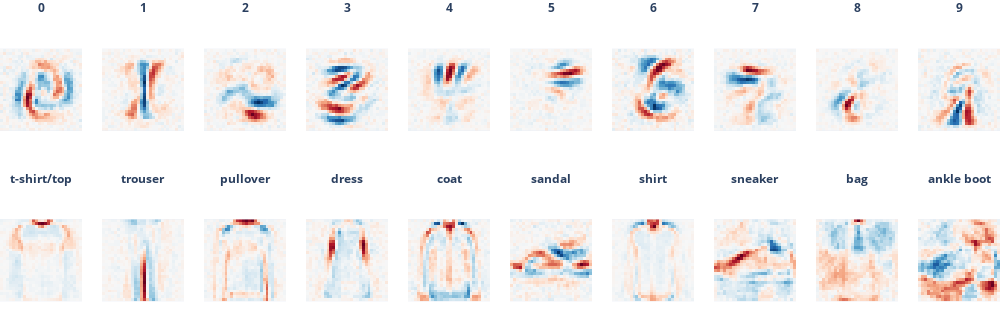

Notebook cell for this chart:
### Code cell
# Same as above, but show all classes

# Decompose the eigenvalues and eigenvectors
mnist_vals, mnist_vecs = mnist_model.decompose()
fmnist_vals, fmnist_vecs = fmnist_model.decompose()

vecs = torch.cat([mnist_vecs[:, -1], fmnist_vecs[:, -1]])
vecs /= (
    vecs.abs().max(1, keepdim=True).values
)  # Normalize eigenvectors to [-1, 1] for visualization

color = dict(color_continuous_scale="RdBu", color_continuous_midpoint=0.0)
fig = px.imshow(
    vecs.view(-1, 28, 28).cpu(),
    facet_col=0,
    facet_col_wrap=10,
    height=330,
    width=1000,
    facet_row_spacing=0.1,
    **color,
)
fig.update_layout(coloraxis_showscale=False, margin=dict(l=0, r=0, b=0, t=20))
fig.update_xaxes(visible=False)
fig.update_yaxes(visible=False)

labels = fmnist_labels + mnist_labels
[
    a.update(text=f"<b>{labels[i]}</b>", y=a["y"] + 0.005)
    for i, a in enumerate(fig.layout.annotations)
]
fig.show()

### Figure 1 — Plotly figure (JSON) as saved in the notebook; plotly's stock layout.template omitted (floating-point values rounded to 4 significant figures; data arrays with more than 128 entries replaced by an {"elided": "..."} marker saying what was removed)
{"data": [{"coloraxis": "coloraxis", "hovertemplate": "x: %{x}<br>y: %{y}<br>color: %{z}<extra></extra>", "name": "0", "type": "heatmap", "xaxis": "x11", "yaxis": "y11", "z": {"elided": "28x28 float values"}}, {"coloraxis": "coloraxis", "hovertemplate": "x: %{x}<br>y: %{y}<br>color: %{z}<extra></extra>", "name": "1", "type": "heatmap", "xaxis": "x12", "yaxis": "y12", "z": {"elided": "28x28 float values"}}, {"coloraxis": "coloraxis", "hovertemplate": "x: %{x}<br>y: %{y}<br>color: %{z}<extra></extra>", "name": "2", "type": "heatmap", "xaxis": "x13", "yaxis": "y13", "z": {"elided": "28x28 float values"}}, {"coloraxis": "coloraxis", "hovertemplate": "x: %{x}<br>y: %{y}<br>color: %{z}<extra></extra>", "name": "3", "type": "heatmap", "xaxis": "x14", "yaxis": "y14", "z": {"elided": "28x28 float values"}}, {"coloraxis": "coloraxis", "hovertemplate": "x: %{x}<br>y: %{y}<br>color: %{z}<extra></extra>", "name": "4", "type": "heatmap", "xaxis": "x15", "yaxis": "y15", "z": {"elided": "28x28 float values"}}, {"coloraxis": "coloraxis", "hovertemplate": "x: %{x}<br>y: %{y}<br>color: %{z}<extra></extra>", "name": "5", "type": "heatmap", "xaxis": "x16", "yaxis": "y16", "z": {"elided": "28x28 float values"}}, {"coloraxis": "coloraxis", "hovertemplate": "x: %{x}<br>y: %{y}<br>color: %{z}<extra></extra>", "name": "6", "type": "heatmap", "xaxis": "x17", "yaxis": "y17", "z": {"elided": "28x28 float values"}}, {"coloraxis": "coloraxis", "hovertemplate": "x: %{x}<br>y: %{y}<br>color: %{z}<extra></extra>", "name": "7", "type": "heatmap", "xaxis": "x18", "yaxis": "y18", "z": {"elided": "28x28 float values"}}, {"coloraxis": "coloraxis", "hovertemplate": "x: %{x}<br>y: %{y}<br>color: %{z}<extra></extra>", "name": "8", "type": "heatmap", "xaxis": "x19", "yaxis": "y19", "z": {"elided": "28x28 float values"}}, {"coloraxis": "coloraxis", "hovertemplate": "x: %{x}<br>y: %{y}<br>color: %{z}<extra></extra>", "name": "9", "type": "heatmap", "xaxis": "x20", "yaxis": "y20", "z": {"elided": "28x28 float values"}}, {"coloraxis": "coloraxis", "hovertemplate": "x: %{x}<br>y: %{y}<br>color: %{z}<extra></extra>", "name": "10", "type": "heatmap", "xaxis": "x", "yaxis": "y", "z": {"elided": "28x28 float values"}}, {"coloraxis": "coloraxis", "hovertemplate": "x: %{x}<br>y: %{y}<br>color: %{z}<extra></extra>", "name": "11", "type": "heatmap", "xaxis": "x2", "yaxis": "y2", "z": {"elided": "28x28 float values"}}, {"coloraxis": "coloraxis", "hovertemplate": "x: %{x}<br>y: %{y}<br>color: %{z}<extra></extra>", "name": "12", "type": "heatmap", "xaxis": "x3", "yaxis": "y3", "z": {"elided": "28x28 float values"}}, {"coloraxis": "coloraxis", "hovertemplate": "x: %{x}<br>y: %{y}<br>color: %{z}<extra></extra>", "name": "13", "type": "heatmap", "xaxis": "x4", "yaxis": "y4", "z": {"elided": "28x28 float values"}}, {"coloraxis": "coloraxis", "hovertemplate": "x: %{x}<br>y: %{y}<br>color: %{z}<extra></extra>", "name": "14", "type": "heatmap", "xaxis": "x5", "yaxis": "y5", "z": {"elided": "28x28 float values"}}, {"coloraxis": "coloraxis", "hovertemplate": "x: %{x}<br>y: %{y}<br>color: %{z}<extra></extra>", "name": "15", "type": "heatmap", "xaxis": "x6", "yaxis": "y6", "z": {"elided": "28x28 float values"}}, {"coloraxis": "coloraxis", "hovertemplate": "x: %{x}<br>y: %{y}<br>color: %{z}<extra></extra>", "name": "16", "type": "heatmap", "xaxis": "x7", "yaxis": "y7", "z": {"elided": "28x28 float values"}}, {"coloraxis": "coloraxis", "hovertemplate": "x: %{x}<br>y: %{y}<br>color: %{z}<extra></extra>", "name": "17", "type": "heatmap", "xaxis": "x8", "yaxis": "y8", "z": {"elided": "28x28 float values"}}, {"coloraxis": "coloraxis", "hovertemplate": "x: %{x}<br>y: %{y}<br>color: %{z}<extra></extra>", "name": "18", "type": "heatmap", "xaxis": "x9", "yaxis": "y9", "z": {"elided": "28x28 float values"}}, {"coloraxis": "coloraxis", "hovertemplate": "x: %{x}<br>y: %{y}<br>color: %{z}<extra></extra>", "name": "19", "type": "heatmap", "xaxis": "x10", "yaxis": "y10", "z": {"elided": "28x28 float values"}}], "layout": {"annotations": [{"font": {}, "showarrow": false, "text": "<b>t-shirt/top</b>", "x": 0.041, "xanchor": "center", "xref": "paper", "y": 0.455, "yanchor": "bottom", "yref": "paper"}, {"font": {}, "showarrow": false, "text": "<b>trouser</b>", "x": 0.143, "xanchor": "center", "xref": "paper", "y": 0.455, "yanchor": "bottom", "yref": "paper"}, {"font": {}, "showarrow": false, "text": "<b>pullover</b>", "x": 0.245, "xanchor": "center", "xref": "paper", "y": 0.455, "yanchor": "bottom", "yref": "paper"}, {"font": {}, "showarrow": false, "text": "<b>dress</b>", "x": 0.347, "xanchor": "center", "xref": "paper", "y": 0.455, "yanchor": "bottom", "yref": "paper"}, {"font": {}, "showarrow": false, "text": "<b>coat</b>", "x": 0.449, "xanchor": "center", "xref": "paper", "y": 0.455, "yanchor": "bottom", "yref": "paper"}, {"font": {}, "showarrow": false, "text": "<b>sandal</b>", "x": 0.551, "xanchor": "center", "xref": "paper", "y": 0.455, "yanchor": "bottom", "yref": "paper"}, {"font": {}, "showarrow": false, "text": "<b>shirt</b>", "x": 0.653, "xanchor": "center", "xref": "paper", "y": 0.455, "yanchor": "bottom", "yref": "paper"}, {"font": {}, "showarrow": false, "text": "<b>sneaker</b>", "x": 0.755, "xanchor": "center", "xref": "paper", "y": 0.455, "yanchor": "bottom", "yref": "paper"}, {"font": {}, "showarrow": false, "text": "<b>bag</b>", "x": 0.857, "xanchor": "center", "xref": "paper", "y": 0.455, "yanchor": "bottom", "yref": "paper"}, {"font": {}, "showarrow": false, "text": "<b>ankle boot</b>", "x": 0.959, "xanchor": "center", "xref": "paper", "y": 0.455, "yanchor": "bottom", "yref": "paper"}, {"font": {}, "showarrow": false, "text": "<b>0</b>", "x": 0.041, "xanchor": "center", "xref": "paper", "y": 1.005, "yanchor": "bottom", "yref": "paper"}, {"font": {}, "showarrow": false, "text": "<b>1</b>", "x": 0.143, "xanchor": "center", "xref": "paper", "y": 1.005, "yanchor": "bottom", "yref": "paper"}, {"font": {}, "showarrow": false, "text": "<b>2</b>", "x": 0.245, "xanchor": "center", "xref": "paper", "y": 1.005, "yanchor": "bottom", "yref": "paper"}, {"font": {}, "showarrow": false, "text": "<b>3</b>", "x": 0.347, "xanchor": "center", "xref": "paper", "y": 1.005, "yanchor": "bottom", "yref": "paper"}, {"font": {}, "showarrow": false, "text": "<b>4</b>", "x": 0.449, "xanchor": "center", "xref": "paper", "y": 1.005, "yanchor": "bottom", "yref": "paper"}, {"font": {}, "showarrow": false, "text": "<b>5</b>", "x": 0.551, "xanchor": "center", "xref": "paper", "y": 1.005, "yanchor": "bottom", "yref": "paper"}, {"font": {}, "showarrow": false, "text": "<b>6</b>", "x": 0.653, "xanchor": "center", "xref": "paper", "y": 1.005, "yanchor": "bottom", "yref": "paper"}, {"font": {}, "showarrow": false, "text": "<b>7</b>", "x": 0.755, "xanchor": "center", "xref": "paper", "y": 1.005, "yanchor": "bottom", "yref": "paper"}, {"font": {}, "showarrow": false, "text": "<b>8</b>", "x": 0.857, "xanchor": "center", "xref": "paper", "y": 1.005, "yanchor": "bottom", "yref": "paper"}, {"font": {}, "showarrow": false, "text": "<b>9</b>", "x": 0.959, "xanchor": "center", "xref": "paper", "y": 1.005, "yanchor": "bottom", "yref": "paper"}], "coloraxis": {"cmid": 0, "colorscale": [[0, "rgb(103,0,31)"], [0.1, "rgb(178,24,43)"], [0.2, "rgb(214,96,77)"], [0.3, "rgb(244,165,130)"], [0.4, "rgb(253,219,199)"], [0.5, "rgb(247,247,247)"], [0.6, "rgb(209,229,240)"], [0.7, "rgb(146,197,222)"], [0.8, "rgb(67,147,195)"], [0.9, "rgb(33,102,172)"], [1, "rgb(5,48,97)"]], "showscale": false}, "height": 330, "margin": {"b": 0, "l": 0, "r": 0, "t": 20}, "width": 1000, "xaxis": {"anchor": "y", "constrain": "domain", "domain": [0, 0.082], "scaleanchor": "y", "visible": false}, "xaxis10": {"anchor": "y10", "domain": [0.918, 1], "matches": "x", "visible": false}, "xaxis11": {"anchor": "y11", "domain": [0, 0.082], "matches": "x", "showticklabels": false, "visible": false}, "xaxis12": {"anchor": "y12", "domain": [0.102, 0.184], "matches": "x", "showticklabels": false, "visible": false}, "xaxis13": {"anchor": "y13", "domain": [0.204, 0.286], "matches": "x", "showticklabels": false, "visible": false}, "xaxis14": {"anchor": "y14", "domain": [0.306, 0.388], "matches": "x", "showticklabels": false, "visible": false}, "xaxis15": {"anchor": "y15", "domain": [0.408, 0.49], "matches": "x", "showticklabels": false, "visible": false}, "xaxis16": {"anchor": "y16", "domain": [0.51, 0.592], "matches": "x", "showticklabels": false, "visible": false}, "xaxis17": {"anchor": "y17", "domain": [0.612, 0.694], "matches": "x", "showticklabels": false, "visible": false}, "xaxis18": {"anchor": "y18", "domain": [0.714, 0.796], "matches": "x", "showticklabels": false, "visible": false}, "xaxis19": {"anchor": "y19", "domain": [0.816, 0.898], "matches": "x", "showticklabels": false, "visible": false}, "xaxis2": {"anchor": "y2", "domain": [0.102, 0.184], "matches": "x", "visible": false}, "xaxis20": {"anchor": "y20", "domain": [0.918, 1], "matches": "x", "showticklabels": false, "visible": false}, "xaxis3": {"anchor": "y3", "domain": [0.204, 0.286], "matches": "x", "visible": false}, "xaxis4": {"anchor": "y4", "domain": [0.306, 0.388], "matches": "x", "visible": false}, "xaxis5": {"anchor": "y5", "domain": [0.408, 0.49], "matches": "x", "visible": false}, "xaxis6": {"anchor": "y6", "domain": [0.51, 0.592], "matches": "x", "visible": false}, "xaxis7": {"anchor": "y7", "domain": [0.612, 0.694], "matches": "x", "visible": false}, "xaxis8": {"anchor": "y8", "domain": [0.714, 0.796], "matches": "x", "visible": false}, "xaxis9": {"anchor": "y9", "domain": [0.816, 0.898], "matches": "x", "visible": false}, "yaxis": {"anchor": "x", "autorange": "reversed", "constrain": "domain", "domain": [0, 0.45], "visible": false}, "yaxis10": {"anchor": "x10", "domain": [0, 0.45], "matches": "y", "showticklabels": false, "visible": false}, "yaxis11": {"anchor": "x11", "domain": [0.55, 1], "matches": "y", "visible": false}, "yaxis12": {"anchor": "x12", "domain": [0.55, 1], "matches": "y", "showticklabels": false, "visible": false}, "yaxis13": {"anchor": "x13", "domain": [0.55, 1], "matches": "y", "showticklabels": false, "visible": false}, "yaxis14": {"anchor": "x14", "domain": [0.55, 1], "matches": "y", "showticklabels": false, "visible": false}, "yaxis15": {"anchor": "x15", "domain": [0.55, 1], "matches": "y", "showticklabels": false, "visible": false}, "yaxis16": {"anchor": "x16", "domain": [0.55, 1], "matches": "y", "showticklabels": false, "visible": false}, "yaxis17": {"anchor": "x17", "domain": [0.55, 1], "matches": "y", "showticklabels": false, "visible": false}, "yaxis18": {"anchor": "x18", "domain": [0.55, 1], "matches": "y", "showticklabels": false, "visible": false}, "yaxis19": {"anchor": "x19", "domain": [0.55, 1], "matches": "y", "showticklabels": false, "visible": false}, "yaxis2": {"anchor": "x2", "domain": [0, 0.45], "matches": "y", "showticklabels": false, "visible": false}, "yaxis20": {"anchor": "x20", "domain": [0.55, 1], "matches": "y", "showticklabels": false, "visible": false}, "yaxis3": {"anchor": "x3", "domain": [0, 0.45], "matches": "y", "showticklabels": false, "visible": false}, "yaxis4": {"anchor": "x4", "domain": [0, 0.45], "matches": "y", "showticklabels": false, "visible": false}, "yaxis5": {"anchor": "x5", "domain": [0, 0.45], "matches": "y", "showticklabels": false, "visible": false}, "yaxis6": {"anchor": "x6", "domain": [0, 0.45], "matches": "y", "showticklabels": false, "visible": false}, "yaxis7": {"anchor": "x7", "domain": [0, 0.45], "matches": "y", "showticklabels": false, "visible": false}, "yaxis8": {"anchor": "x8", "domain": [0, 0.45], "matches": "y", "showticklabels": false, "visible": false}, "yaxis9": {"anchor": "x9", "domain": [0, 0.45], "matches": "y", "showticklabels": false, "visible": false}}}
